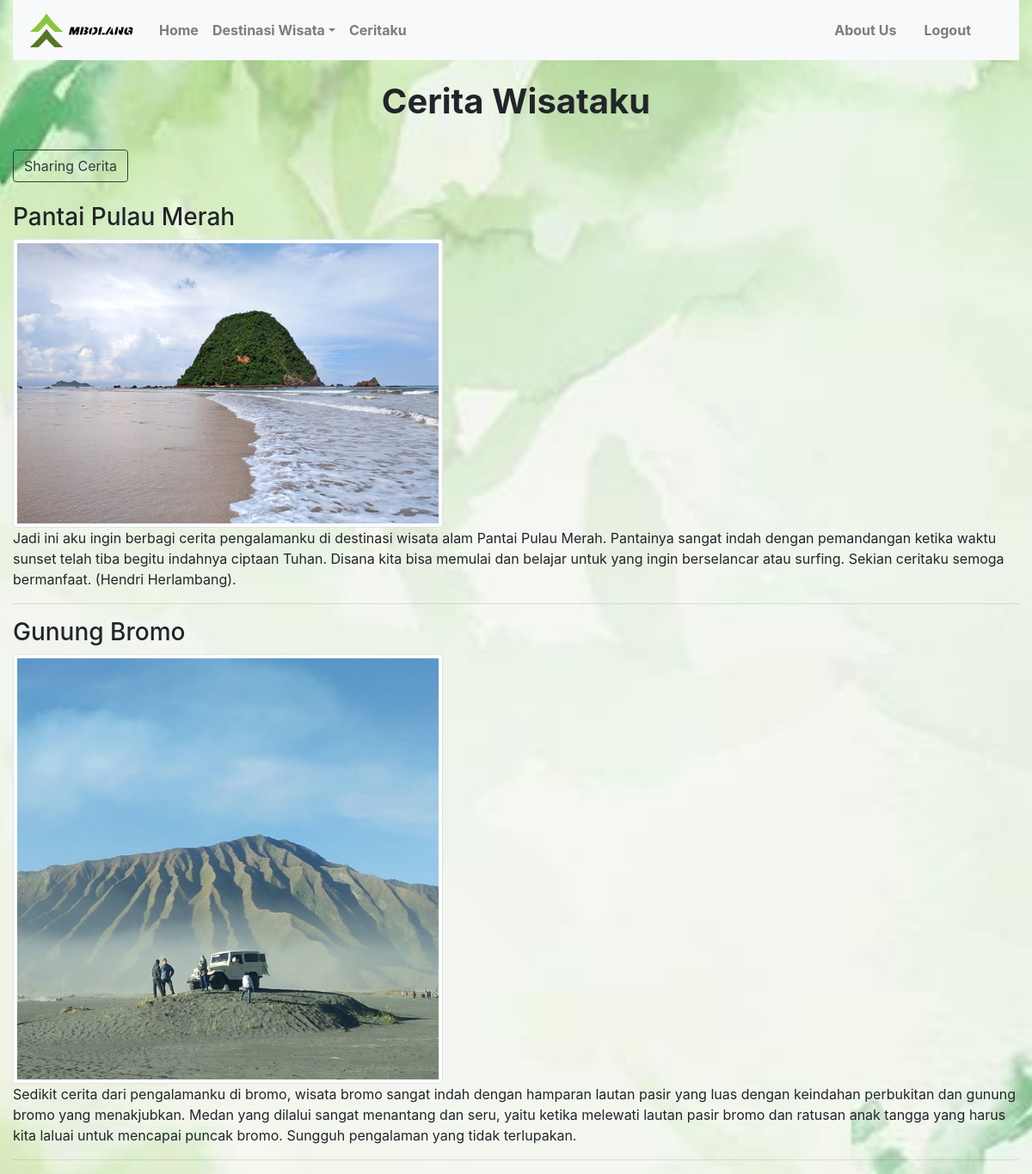
Screenshot of /cerita.php with the database file from the repository.
### tables this page shows
CREATE TABLE `tbcerita` (
  `id_cerita` int(5) NOT NULL,
  `id_user` int(5) NOT NULL,
  `id_wisata` int(5) NOT NULL,
  `cerita` varchar(500) NOT NULL,
  `foto` varchar(35) NOT NULL
);

CREATE TABLE `tbwisata` (
  `id_wisata` int(5) NOT NULL,
  `nama` varchar(35) NOT NULL,
  `kategori` varchar(35) NOT NULL,
  `alamat` varchar(100) NOT NULL,
  `keterangan` varchar(650) NOT NULL,
  `foto` varchar(35) NOT NULL
);

### cerita.php (the view, shortened to what this page needs)
<!DOCTYPE html>
<html>
<head>
  <link rel="stylesheet" type="text/css" href="css/bootstrap.min.css" />
  <link rel="stylesheet" href="style.css" media="screen" title="no title">
  <link rel="stylesheet" href="https://use.fontawesome.com/releases/v5.6.3/css/all.css">
</head>
</head>
<body>
  <div class="container-fluid">
    <nav class="navbar navbar-expand-md nav-justified bg-light navbar-light">
    <a class="navbar-brand" href="#">
      <img src="img/logo1.png" alt="Logo" style="width:130px;">
    </a>
    <div class="collapse navbar-collapse" id="collapsibleNavbar">
      <ul class="nav navbar-nav mr-auto">
        <li class="nav-item">
          <a class="nav-link" href="index.php"><b>Home</b></a>
        </li>
        <li class="nav-item dropdown">
            <a class="nav-link dropdown-toggle" data-toggle="dropdown" href="#"><b>Destinasi Wisata</b></a>
        </li>
        <li class="nav-item">
          <a class="nav-link" href="cerita.php"><b>Ceritaku</b></a>
        </li>
      </ul>
      <ul class="nav navbar-nav mr-3">
        <li class="nav-item">
          <a class="nav-link mr-3" href="home.html"><b>About Us</b></a>
        </li>
        <li>
          <a href="logout.php" class="nav-link mr-3"><b>Logout</b></a>
        </li>
      </ul>
    </div>
    </nav>
  </div>
  <div class="container-fluid">
    <br>
    <center><h1><b>Cerita Wisataku</b></h1></center><br>
    <a href="cerita_tambah.php" class="btn btn-outline-dark">Sharing Cerita</a>
    <br><br>
    <?php
    include 'koneksi.php';
    extract($_GET);
    $query = "SELECT u.nama, w.nama, c.cerita, c.foto FROM tbcerita AS c INNER JOIN tbuser AS u ON c.id_user=u.id_user
                INNER JOIN tbwisata AS w ON c.id_wisata=w.id_wisata";
    $q_tampil_anggota = mysqli_query($db, $query);
    if(mysqli_num_rows($q_tampil_anggota)>0){
      while($r_tampil_anggota=mysqli_fetch_array($q_tampil_anggota)){
        if(empty($r_tampil_anggota['foto'])or($r_tampil_anggota['foto']=='-')){
          $foto = "admin-no-photo.jpg";
        }
        else{
          $foto = $r_tampil_anggota['foto'];
        }
    ?>
    <h3><?php echo $r_tampil_anggota['nama']; ?></h3>
    <img src="img/<?php echo $foto; ?>" class="img-thumbnail" style="width: 500px;">
    <p><?php echo $r_tampil_anggota['cerita']; ?></p>
    <hr>
    <?php
      }
    }
    else {
      echo "<tr><td colspan=6>Data Tidak Ditemukan</td></tr>";
    }?>
  </div>

### style.css (style rules this page uses)
html { scroll-behavior: smooth; }
body { margin: 0; padding: 0; background-image: url(img/background.jpg); background-size: cover; background-position: center; background-repeat: no-repeat; background-attachment: fixed; }

### rows the page displays
tbcerita: id_wisata.nama "Pantai Pulau Merah", foto (picture), cerita "Jadi ini aku ingin berbagi cerita pengalamanku di destinasi wisata alam Pantai Pulau Merah. Pantainya sangat indah dengan pemandangan ketika waktu sunset telah tiba begitu indahnya ciptaan Tuhan. Disana kita bisa memulai dan belajar untuk yang ingin berselancar atau surfing. Sekian ceritaku semoga bermanfaat. (Hendri Herlambang)."
tbcerita: id_wisata.nama "Gunung Bromo", foto (picture), cerita "Sedikit cerita dari pengalamanku di bromo, wisata bromo sangat indah dengan hamparan lautan pasir yang luas dengan keindahan perbukitan dan gunung bromo yang menakjubkan. Medan yang dilalui sangat menantang dan seru, yaitu ketika melewati lautan pasir bromo dan ratusan anak tangga yang harus kita laluai untuk mencapai puncak bromo. Sungguh pengalaman yang tidak terlupakan."
